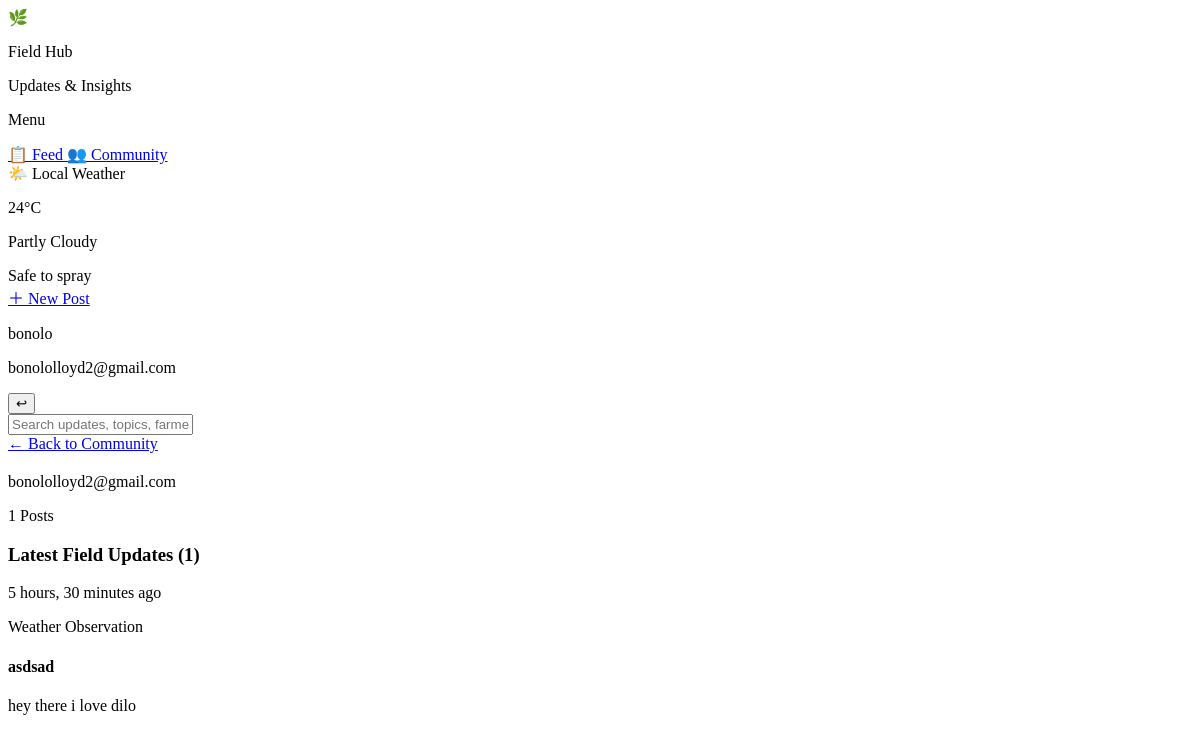
Before: /profile/1/ (signed in) with the older database file.
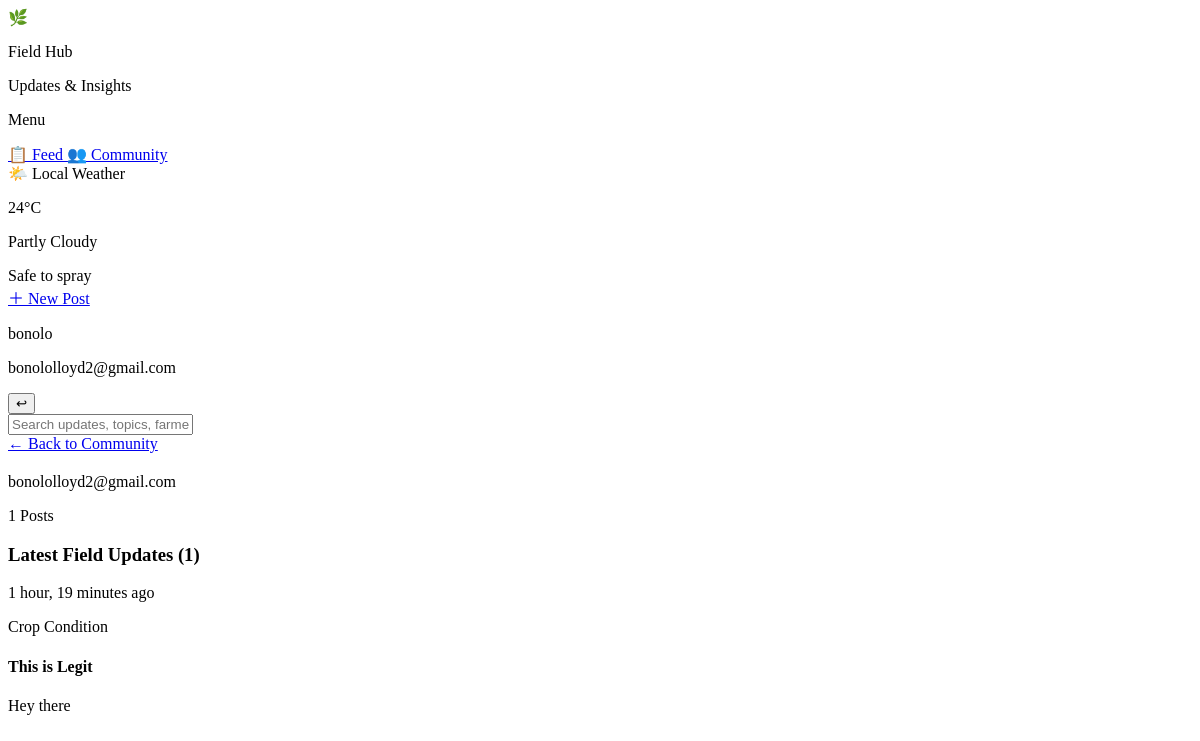
After: the same page with the newer database file.
### core/models.py (models this page shows, shortened)
class FieldUpdate(models.Model):
    CATEGORY_CHOICES = [
        ('pest_alert', 'Pest Alert'),
        ('weather', 'Weather Observation'),
        ('crop_condition', 'Crop Condition'),
        ('fertilizer', 'Fertilizer Tip'),
        ('general', 'General Insight'),
    ]
    author = models.ForeignKey(
        User,
        on_delete=models.CASCADE,
        related_name='field_updates'
    )
    title = models.CharField(max_length=200)
    message = models.TextField()
    category = models.CharField(
        max_length=20,
        choices=CATEGORY_CHOICES
    )
    created_at = models.DateTimeField(auto_now_add=True)

### core/views.py (the view)
# urls.py: path('profile/<int:pk>/', views.profile, name='profile'),
@login_required
def profile(request, pk):
    user = User.objects.get(pk=pk)
    posts = FieldUpdate.objects.filter(author=user).order_by('-created_at')
    return render(request, 'core/profile.html', {'profile_user': user, 'posts': posts})

### core/templates/core/profile.html (shortened to what this page needs)
{% extends 'base.html' %}
{% block content %}
<a href="{% url 'community' %}" class="inline-flex items-center gap-2 text-sm text-gray-500 hover:text-gray-700 mb-6">
  ← Back to Community
</a>
<div class="bg-white border border-gray-200 rounded-xl overflow-hidden shadow-sm mb-6">
  <div class="px-6 pb-6">
    <p class="text-sm text-gray-400 mb-3">{{ profile_user.email }}</p>
    <span class="text-xs text-green-700 bg-green-50 border border-green-200 px-3 py-1 rounded-full">
      {{ posts.count }} Posts
    </span>
  </div>
</div>
<h3 class="text-lg font-bold text-gray-800 mb-4">Latest Field Updates ({{ posts.count }})</h3>
<div class="flex flex-col items-center">
  {% for post in posts %}
  <div class="bg-white border border-gray-200 rounded-xl p-6 shadow-sm mb-4 w-full max-w-3xl">
    <div class="flex items-center justify-between mb-4">
      <div class="flex items-center gap-3">
        <div>
          <p class="text-xs text-gray-400">{{ post.created_at|timesince }} ago</p>
        </div>
      </div>
      {% if post.category == 'pest_alert' %}
        <span class="text-xs px-3 py-1 rounded-full bg-red-50 text-red-600 border border-red-200">Pest Alert</span>
      {% elif post.category == 'weather' %}
        <span class="text-xs px-3 py-1 rounded-full bg-blue-50 text-blue-600 border border-blue-200">Weather Observation</span>
      {% elif post.category == 'crop_condition' %}
        <span class="text-xs px-3 py-1 rounded-full bg-green-50 text-green-700 border border-green-200">Crop Condition</span>
      {% elif post.category == 'fertilizer' %}
        <span class="text-xs px-3 py-1 rounded-full bg-yellow-50 text-yellow-700 border border-yellow-200">Fertilizer Tip</span>
      {% else %}
        <span class="text-xs px-3 py-1 rounded-full bg-gray-50 text-gray-600 border border-gray-200">General Insight</span>
      {% endif %}
    </div>
    <h4 class="font-bold text-gray-800 mb-2">{{ post.title }}</h4>
    <p class="text-sm text-gray-500">{{ post.message }}</p>
  </div>
  {% empty %}
    <p class="text-sm text-gray-400">No posts yet.</p>
  {% endfor %}
</div>
{% endblock %}

Changed rows visible on the page:
removed FieldUpdate: created_at "5 hours, 30 minutes", category "Weather Observation", title "asdsad", message "hey there i love dilo"
added FieldUpdate: created_at "1 hour, 19 minutes", category "Crop Condition", title "This is Legit", message "Hey there"
